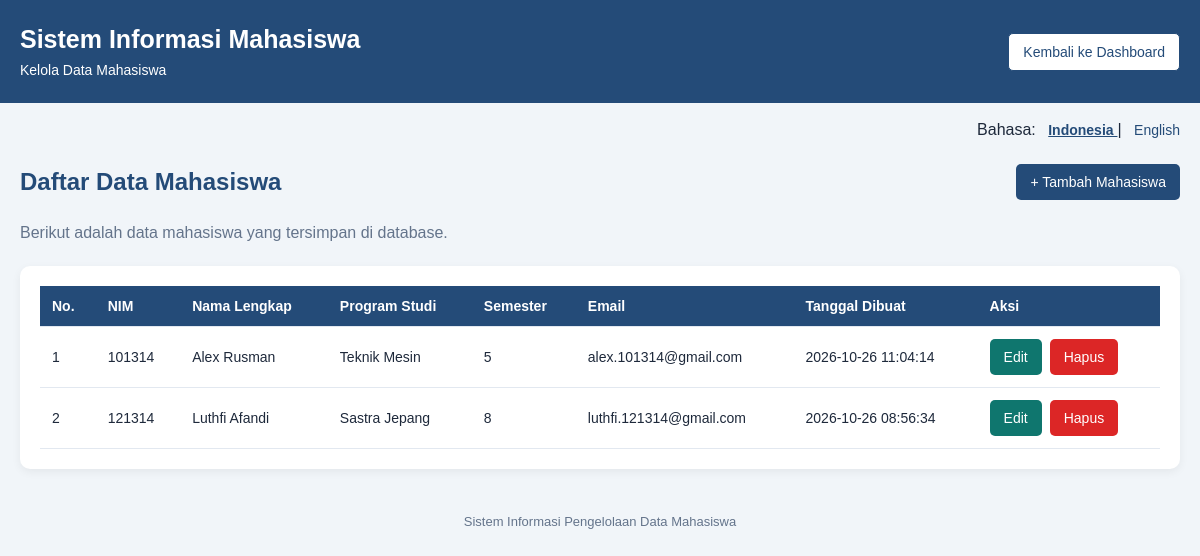
The app's page /student_management/mahasiswa/index.php (signed in) with its own data.
### tables this page shows
CREATE TABLE IF NOT EXISTS `mahasiswa` (
  `id` int NOT NULL AUTO_INCREMENT,
  `nim` varchar(20) NOT NULL DEFAULT 'NOT NULL',
  `nama` varchar(50) NOT NULL DEFAULT 'NOT NULL',
  `prodi` varchar(50) NOT NULL DEFAULT 'NOT NULL',
  `semester` tinyint NOT NULL,
  `email` varchar(50) NOT NULL,
  `created_at` timestamp NOT NULL DEFAULT (now()),
  PRIMARY KEY (`id`),
  UNIQUE KEY `Index 2` (`nim`)
);

### student_management/includes/language.php (called while the page is built, shortened)
<?php
$lang = $_SESSION['language'];
function translate($key)
{
    global $translations, $lang;
    return $translations[$lang][$key]
        ?? $translations['id'][$key]
        ?? $key;
}

### student_management/mahasiswa/index.php (the view, shortened to what this page needs)
<?php
require_once '../includes/language.php';
require_once '../config/database.php';
$query = $pdo->query("SELECT * FROM mahasiswa ORDER BY id DESC");
$mahasiswa = $query->fetchAll(PDO::FETCH_ASSOC);
?>
<!DOCTYPE html>
<html lang="<?= htmlspecialchars($lang, ENT_QUOTES, 'UTF-8'); ?>">
<head>
</head>
<body>
    <header class="header">
        <div class="header-content">
            <div>
                <h1><?= htmlspecialchars(translate('system_name')); ?></h1>
                <p><?= htmlspecialchars(translate('student_management')); ?></p>
            </div>
            <a href="../admin.php" class="button button-dashboard">
                <?= htmlspecialchars(translate('back_dashboard')); ?>
            </a>
        </div>
    </header>
    <div class="language">
        <?= htmlspecialchars(translate('language')); ?>:
        <a href="?lang=id"
           class="<?= $lang === 'id' ? 'active' : ''; ?>">
            Indonesia
        </a>
        |
        <a href="?lang=en"
           class="<?= $lang === 'en' ? 'active' : ''; ?>">
            English
        </a>
    </div>
    <main class="container">
        <div class="top-actions">
            <h2><?= htmlspecialchars(translate('student_list')); ?></h2>
            <a href="tambah.php" class="button button-add">
                + <?= htmlspecialchars(translate('add_student')); ?>
            </a>
        </div>
        <p class="description">
            <?= htmlspecialchars(translate('student_description')); ?>
        </p>
        <div class="table-card">
            <?php if (count($mahasiswa) > 0): ?>
                <table>
                    <thead>
                        <tr>
                            <th>No.</th>
                            <th><?= htmlspecialchars(translate('student_number')); ?></th>
                            <th><?= htmlspecialchars(translate('full_name')); ?></th>
                            <th><?= htmlspecialchars(translate('study_program')); ?></th>
                            <th><?= htmlspecialchars(translate('semester')); ?></th>
                            <th><?= htmlspecialchars(translate('email')); ?></th>
                            <th><?= htmlspecialchars(translate('created_at')); ?></th>
                            <th><?= htmlspecialchars(translate('actions')); ?></th>
                        </tr>
                    </thead>
                    <tbody>
                        <?php $no = 1; ?>
                        <?php foreach ($mahasiswa as $mhs): ?>
                            <tr>
                                <td><?= $no++; ?></td>
                                <td>
                                    <?= htmlspecialchars($mhs['nim'], ENT_QUOTES, 'UTF-8'); ?>
                                </td>
                                <td>
                                    <?= htmlspecialchars($mhs['nama'], ENT_QUOTES, 'UTF-8'); ?>
                                </td>
                                <td>
                                    <?= htmlspecialchars($mhs['prodi'], ENT_QUOTES, 'UTF-8'); ?>
                                </td>
                                <td>
                                    <?= htmlspecialchars($mhs['semester'], ENT_QUOTES, 'UTF-8'); ?>
                                </td>
                                <td>
                                    <?= htmlspecialchars($mhs['email'], ENT_QUOTES, 'UTF-8'); ?>
                                </td>
                                <td>
                                    <?= htmlspecialchars($mhs['created_at'], ENT_QUOTES, 'UTF-8'); ?>
                                </td>
                                <td>
                                    <div class="actions">
                                        <a
                                            href="edit.php?id=<?= (int) $mhs['id']; ?>"
                                            class="button button-edit"
                                        >
                                            <?= htmlspecialchars(translate('edit_student')); ?>
                                        </a>
                                        <form
                                            action="hapus.php"
                                            method="POST"
                                            onsubmit="return confirm('<?= $lang === 'en' ? 'Are you sure you want to delete this student?' : 'Apakah Anda yakin ingin menghapus data mahasiswa ini?'; ?>');"
                                        >
                                            <button
                                                type="submit"
                                                class="button button-delete"
                                            >
                                                <?= htmlspecialchars(translate('delete_student')); ?>
                                            </button>
                                        </form>
                                    </div>
                                </td>
                            </tr>
                        <?php endforeach; ?>
                    </tbody>
                </table>
            <?php else: ?>
                <div class="empty">
                    <?= htmlspecialchars(translate('empty_data')); ?>
                </div>
            <?php endif; ?>
        </div>
    </main>
    <footer class="footer">
        <?= htmlspecialchars(translate('footer')); ?>
    </footer>
</body>
</html>

### student_management/mahasiswa/index.php (style rules this page uses)
* { box-sizing: border-box; }
body { margin: 0; font-family: Arial, sans-serif; background: #f1f5f9; color: #1e293b; }
.header { background: #244b78; color: white; padding: 25px 20px; }
.header-content { max-width: 1200px; margin: auto; display: flex; justify-content: space-between; align-items: center; gap: 15px; flex-wrap: wrap; }
.header h1 { margin: 0 0 8px; font-size: 25px; }
.header p { margin: 0; font-size: 14px; }
.language { max-width: 1200px; margin: 18px auto 0; padding: 0 20px; text-align: right; }
.language a { color: #244b78; text-decoration: none; margin-left: 8px; font-size: 14px; }
.language .active { font-weight: bold; text-decoration: underline; }
.container { max-width: 1200px; margin: 25px auto; padding: 0 20px; }
.top-actions { display: flex; justify-content: space-between; align-items: center; gap: 15px; flex-wrap: wrap; margin-bottom: 20px; }
.top-actions h2 { margin: 0; color: #244b78; }
.button { display: inline-block; padding: 10px 14px; border: none; border-radius: 5px; text-decoration: none; color: white; font-size: 14px; cursor: pointer; }
.button-add { background: #244b78; }
.button-edit { background: #0f766e; }
.button-delete { background: #dc2626; }
.button-dashboard { background: white; color: #244b78; border: 1px solid #244b78; }
.description { margin-bottom: 20px; color: #64748b; line-height: 1.6; }
.table-card { background: white; padding: 20px; border-radius: 10px; box-shadow: 0 3px 10px rgba(0, 0, 0, 0.06); overflow-x: auto; }
table { width: 100%; border-collapse: collapse; font-size: 14px; }
th, td { padding: 12px; border-bottom: 1px solid #e2e8f0; text-align: left; white-space: nowrap; }
th { background: #244b78; color: white; }
.actions { display: flex; gap: 8px; align-items: center; }
.footer { text-align: center; color: #64748b; font-size: 13px; padding: 20px; }

### records on screen
mahasiswa: nim "101314", nama "Alex Rusman", prodi "Teknik Mesin", semester "5", email "alex.101314@gmail.com", created_at "2026-10-26 11:04:14"
mahasiswa: nim "121314", nama "Luthfi Afandi", prodi "Sastra Jepang", semester "8", email "luthfi.121314@gmail.com", created_at "2026-10-26 08:56:34"

### other values on screen
translate('system_name') "Sistem Informasi Mahasiswa"
translate('student_management') "Kelola Data Mahasiswa"
translate('back_dashboard') "Kembali ke Dashboard"
translate('language') "Bahasa"
translate('student_list') "Daftar Data Mahasiswa"
translate('add_student') "Tambah Mahasiswa"
translate('student_description') "Berikut adalah data mahasiswa yang tersimpan di database."
translate('student_number') "NIM"
translate('full_name') "Nama Lengkap"
translate('study_program') "Program Studi"
translate('semester') "Semester"
translate('email') "Email"
translate('created_at') "Tanggal Dibuat"
translate('actions') "Aksi"
translate('footer') "Sistem Informasi Pengelolaan Data Mahasiswa"
